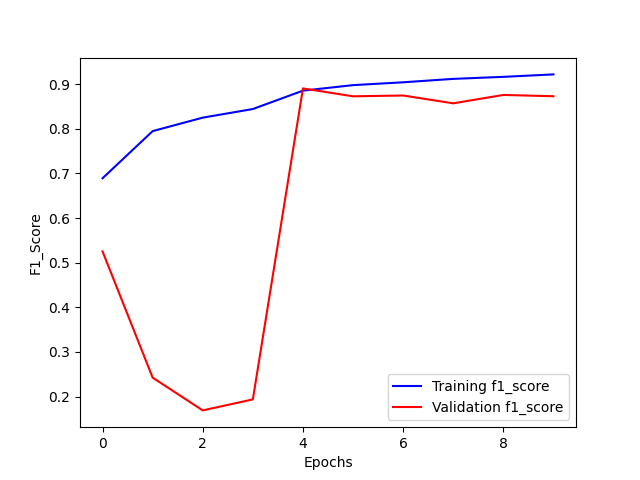

Reproduce this figure in Python.
# %%
# Pour la manipulation de tableaux
import numpy as np

# Imports nécessaires pour construire un modèle CNN avec l'API fonctionnelle de Keras
from tensorflow.keras.layers import Input, Dense
from tensorflow.keras.models import Model,load_model
from tensorflow.keras.layers import Dropout 
from tensorflow.keras.layers import Flatten
from tensorflow.keras.layers import Conv2D 
from tensorflow.keras.layers import MaxPooling2D
from tensorflow.keras.layers import Rescaling
from tensorflow.keras.layers import BatchNormalization,GlobalAveragePooling2D
from tensorflow.keras.preprocessing import image_dataset_from_directory
from tensorflow.keras.regularizers import l2
from sklearn.metrics import f1_score, accuracy_score, classification_report
from sklearn.utils.class_weight import compute_class_weight

# Pour encoder les labels
from tensorflow.keras.utils import to_categorical 

# Pour évaluer les performances 
from sklearn import metrics

# Pour visualiser les performances
import matplotlib.pyplot as plt
from matplotlib import cm
import seaborn as sns
import keras



# %%
import tensorflow as tf
tf.config.list_physical_devices('GPU')

# %%
train_ds = image_dataset_from_directory(
    directory="../../../COVID-19_Radiography_Dataset_split/train_augmented/",                                 
    image_size=(299, 299),
    batch_size = 32,
    labels="inferred",
    shuffle=True,
    seed=42,
    color_mode='grayscale'
    
)

# %%
train_ds_not_augmented = image_dataset_from_directory(
    directory="../../../COVID-19_Radiography_Dataset_split/train/",                                 
    image_size=(299, 299),
    batch_size = 32,
    labels="inferred",
    shuffle=True,
    seed = 42,
    color_mode='grayscale'
    
)


# %%
val_ds = image_dataset_from_directory(
    directory="../../../COVID-19_Radiography_Dataset_split/validation/",                                 
    image_size=(299, 299),
    batch_size = 32,
    labels="inferred",
    seed = 42,
    shuffle=True,
    color_mode='grayscale'
)



# %%
test_ds = image_dataset_from_directory(
    directory="../../../COVID-19_Radiography_Dataset_split/test/",                                 
    image_size=(299, 299),
    batch_size = 32,
    labels="inferred",
    seed = 42,
    shuffle=True,
    color_mode='grayscale'
)

# à calculer sur les labels du train 
y_train_not_augmented = np.concatenate([labels for images, labels in train_ds_not_augmented], axis=0)
class_weights = compute_class_weight('balanced', classes=np.unique(y_train_not_augmented), y=y_train_not_augmented)
class_weight_dict = dict(enumerate(class_weights))


# %%
from tensorflow.keras.callbacks import Callback
from timeit import default_timer as timer

class TimingCallback(Callback):
    def __init__(self, logs={}):
        self.logs=[]
    def on_epoch_begin(self, epoch, logs={}):
        self.starttime = timer()
    def on_epoch_end(self, epoch, logs={}):
        self.logs.append(timer()-self.starttime)

@keras.saving.register_keras_serializable()
class SparseF1Score(tf.keras.metrics.F1Score):
    """F1Score de Keras adaptée aux labels sparses (entiers) plutôt que one-hot."""
    def __init__(self, num_classes, **kwargs):
        super().__init__(**kwargs)
        self.num_classes_ = num_classes

    def update_state(self, y_true, y_pred, sample_weight=None):
        y_true = tf.one_hot(tf.cast(tf.reshape(y_true, [-1]), tf.int32), depth=self.num_classes_)
        return super().update_state(y_true, y_pred, sample_weight)
    

# %%
from tensorflow.keras.callbacks import ReduceLROnPlateau, EarlyStopping

early_stopping = EarlyStopping(
    patience=5,
    min_delta=0.01,
    verbose=1,
    mode='max',
    monitor='val_f1_score')

reduce_learning_rate = ReduceLROnPlateau(
                                    monitor="val_f1_score",
                                    patience=3, # si val_f1_score stagne sur 3 epochs consécutives selon la valeur min_delta
                                    min_delta=0.01,
                                    factor=0.1,  # On réduit le learning rate d'un facteur 0.1
                                    cooldown=4,  # On attend 4 epochs avant de réitérer 
                                    mode='max',
                                    verbose=1)

time_callback = TimingCallback()

# %%
# Instanciation des couches
inputs = Input(shape=(299, 299, 1), name="Input")

normalization_layer=Rescaling(1./255)

#layer 1 à 3
layer1 = Conv2D(
    filters=32,
    kernel_size=(3, 3),
    padding='same',
    activation='relu',
    name='conv_layer1',
    kernel_regularizer=l2(1e-4)
)

layer2=BatchNormalization(name="BatchNormalization1")

layer3 = MaxPooling2D(
    pool_size=(2, 2),
    name='max_pooling_layer1'
)
#layer 4 à 6
layer4 = Conv2D(
    filters=64,
    kernel_size=(3, 3),
    padding='same',
    activation='relu',
    name='conv_layer2',
    kernel_regularizer=l2(1e-4)
)

layer5=BatchNormalization(name="BatchNormalization2")

layer6 = MaxPooling2D(
    pool_size=(2, 2),
    name='max_pooling_layer2'
)

#layer 7 à 9
layer7 = Conv2D(
    filters=128,
    kernel_size=(3, 3),
    padding='same',
    activation='relu',
    name='conv_layer3',
    kernel_regularizer=l2(1e-4)
)

layer8=BatchNormalization(name="BatchNormalization3")

layer9 = MaxPooling2D(
    pool_size=(2, 2),
    name='max_pooling_layer3'
)

#layer 10 à 12
layer10 = Conv2D(
    filters=256,
    kernel_size=(3, 3),
    padding='same',
    activation='relu',
    name='conv_layer4',
    kernel_regularizer=l2(1e-4)
)

layer11=BatchNormalization(name="BatchNormalization4")

layer12 = MaxPooling2D(
    pool_size=(2, 2),
    name='max_pooling_layer4'
)


#layer 14 à 18
layer13 = GlobalAveragePooling2D()
layer14 = Dropout(rate=0.3)

#layer15 = Flatten()

layer15 = Dense(
    units=128,
    activation='relu',
    name='dense_hidden_layer'
    
)

layer16 = Dropout(rate=0.3)

output_layer = Dense(
    units=4,
    activation='softmax',
    name='output_layer'
)


# %%
# Utilisation des couches
x= normalization_layer(inputs)
x = layer1(x)
x = layer2(x)
x = layer3(x)
x = layer4(x)
x = layer5(x)
x = layer6(x)
x = layer7(x)
x = layer8(x)
x = layer9(x)
x = layer10(x)
x = layer11(x)
x = layer12(x)
x = layer13(x)
x = layer14(x)
x = layer15(x)
x = layer16(x)
#x = layer17(x)


# Création du modèle
outputs = output_layer(x)
model = Model(inputs=inputs, outputs=outputs)

# %%

import keras
model.compile(loss='sparse_categorical_crossentropy', # fonction de perte
              optimizer='adam',                # algorithme d'optimisation
              metrics=[SparseF1Score(num_classes=4, average='macro', name='f1_score')])            # métrique d'évaluation

model_history = model.fit(train_ds,
                          validation_data=val_ds,
                          epochs=50,
                          callbacks = [reduce_learning_rate,
                                       early_stopping,
                                       time_callback],
#                          class_weight=class_weight_dict,  # <-- ajouté             
                          shuffle=False) 

model.save('cnn_256_l2.keras')




# %%
# Labels des axes
plt.xlabel('Epochs')
plt.ylabel('F1_Score')

# Courbe de la précision sur l'échantillon d'entrainement
plt.plot(
         model_history.history['f1_score'],
         label='Training f1_score',
         color='blue')

# Courbe de la précision sur l'échantillon de test
plt.plot(
         model_history.history['val_f1_score'], 
         label='Validation f1_score',
         color='red')

# Affichage de la légende
plt.legend()



# Sauvegarde
plt.savefig('cnn_256_l2.png')
np.save('cnn_256_l2.npy',model_history.history)

# Affichage de la figure
plt.show()
